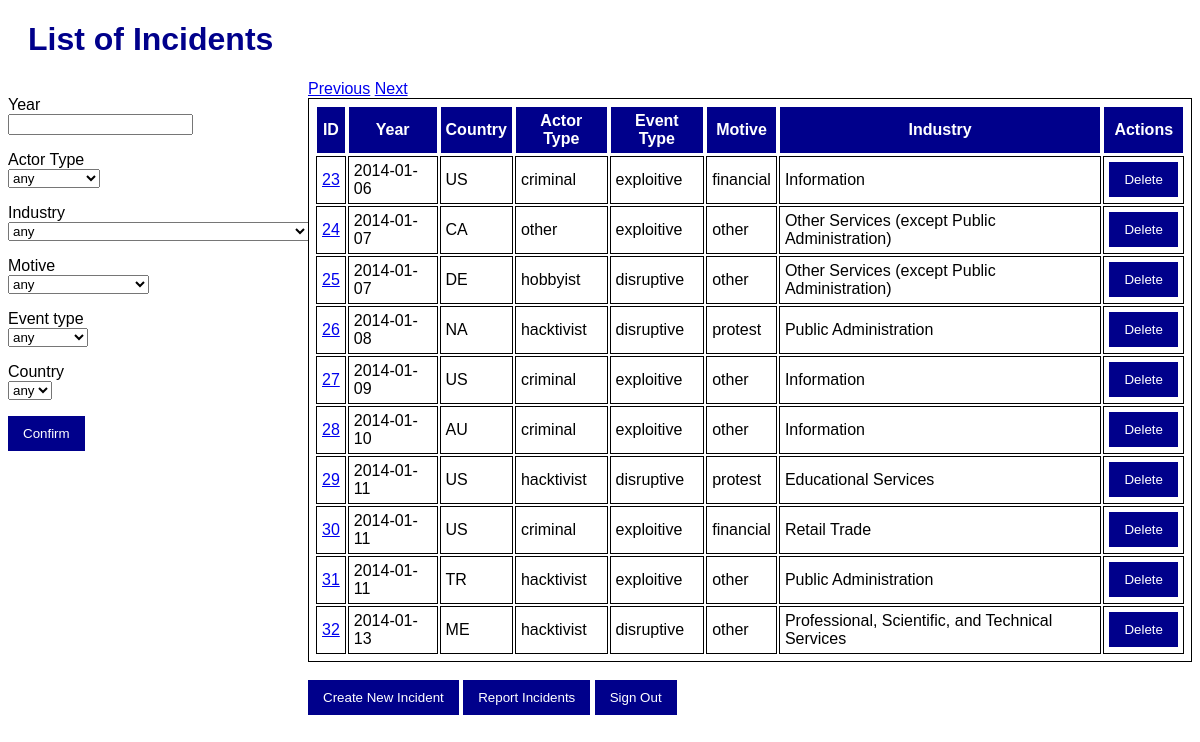
/incidents/search_list?page=3, run on the app's committed database.
### app/models.py (models this page shows, shortened)
class Incident(db.Model):
    __tablename__ = 'incidents'
    id = db.Column(db.Integer, primary_key=True)
    date = db.Column(db.Date, nullable=False)
    actor = db.Column(db.String, nullable=False)
    actor_type_code = db.Column(db.Integer, db.ForeignKey('actor_types.code'))
    actor_type = db.relationship('ActorType', backref='incidents', foreign_keys=[actor_type_code])
    organization = db.Column(db.String, nullable=False)
    industry_code = db.Column(db.Integer, db.ForeignKey('industries.code'))
    industry = db.relationship('Industry', backref='incidents', foreign_keys=[industry_code])
    motive_code = db.Column(db.Integer, db.ForeignKey('motives.code'))
    motive = db.relationship('Motive', backref='incidents', foreign_keys=[motive_code])
    event_type_code = db.Column(db.Integer, db.ForeignKey('event_types.code'))
    event_type = db.relationship('EventType', backref='incidents', foreign_keys=[event_type_code])
    description = db.Column(db.String, nullable=False)
    source_url = db.Column(db.String, nullable=False)
    country_code = db.Column(db.String, db.ForeignKey('countries.code'))
    country = db.relationship('Country', backref='incidents', foreign_keys=[country_code])
    actor_country = db.Column(db.String, nullable=False)

class ActorType(db.Model):
    __tablename__ = 'actor_types'
    code = db.Column(db.Integer, primary_key=True)
    description = db.Column(db.String, nullable=False)

class EventType(db.Model):
    __tablename__ = 'event_types'
    code = db.Column(db.Integer, primary_key=True)
    description = db.Column(db.String, nullable=False)

class Motive(db.Model):
    __tablename__ = 'motives'
    code = db.Column(db.Integer, primary_key=True)
    description = db.Column(db.String, nullable=False)

class Industry(db.Model):
    __tablename__ = 'industries'
    code = db.Column(db.Integer, primary_key=True)
    description = db.Column(db.String, nullable=False)

### app/routes.py (the view)
@login_required
@app.route('/incidents/search_list', methods=['GET', 'POST'])
def search_list_incidents():
    form = IncidentSearchForm()
    filters = []
    page = request.args.get('page', default=1, type=int)
    year = request.args.get('year', None)
    country = request.args.get('country', None)
    actor = request.args.get('actor', None)
    event = request.args.get('event', None)
    motive = request.args.get('motive', None)
    industry = request.args.get('industry', None)
    page_size = 10
    if form.validate_on_submit():
        page = 1
        filters = []
        if form.year.data:
            year = form.year.data
            filters.append(Incident.date <= str(year) + "01-01")
            filters.append(Incident.date >= str(year - 1) + "01-01")
        if form.actorType.data != "0":
            actor = form.actorType.data
            filters.append(Incident.actor_type_code == form.actorType.data)
        if form.industry.data != "0":
            industry = form.industry.data
            filters.append(Incident.industry_code == form.industry.data)
        if form.motive.data != "0":
            motive = form.motive.data
            filters.append(Incident.motive_code == form.motive.data)
        if form.eventType.data != "0":
            filters.append(Incident.event_type_code == form.eventType.data)
        if form.countries.data != "NV":
            filters.append(Incident.country_code == form.countries.data)
    else:
        if year:
            filters.append(Incident.date <= str(int(year)) + "01-01")
            filters.append(Incident.date >= str(int(year) - 1) + "01-01")
        if country and country != "NV":
            filters.append(Incident.country_code == country)
        if actor and actor != "0":
            filters.append(Incident.actor_type_code == actor)
        if event and event != "0":
            filters.append(Incident.event_type_code == event)
        if motive and motive != "0":
            filters.append(Incident.motive_code == motive)
        if industry and industry != "0":
            filters.append(Incident.industry_code == industry)
    incidents = Incident.query.filter(and_(*filters)).paginate(page=page, per_page=page_size, error_out=False)
    return render_template(
        'search_list_incidents.html',
        incidents=incidents,
        year=year,
        country=country,
        actor=actor,
        event=event,
        motive=motive,
        industry=industry,
        page=page,
        form = IncidentSearchForm()
    )

### templates/search_list_incidents.html (shortened to what this page needs)
{% extends 'base.html' %}
{% block main %}
<h1>List of Incidents</h1>
<div id="main">
    <div id="search">
      <form action="" method="POST" novalidate>
        <p>
          {{ form.year.label }} <br />
          {{ form.year }}
        </p>
        <p>
          {{ form.actorType.label }} <br />
          {{ form.actorType }}
        </p>
        <p>
          {{ form.industry.label }} <br />
          {{ form.industry }}
        </p>
        <p>
          {{ form.motive.label }} <br />
          {{ form.motive }}
        </p>
        <p>
          {{ form.eventType.label }} <br />
          {{ form.eventType }}
        </p>
        <p>
          {{ form.countries.label }} <br />
          {{ form.countries }}
        </p>
        <p>{{ form.submit() }}</p>
      </form>
    </div>
<div id="list">
  <a href="{{ url_for('search_list_incidents', page=incidents.prev_num, year=year, country=country, actor=actor, event=event, motive=motive, industry=industry) }}" {% if not incidents.has_prev %}class="disabled"{% endif %}>Previous</a>
  <a href="{{ url_for('search_list_incidents', page=incidents.next_num, year=year, country=country, actor=actor, event=event, motive=motive, industry=industry) }}" {% if not incidents.has_next %}class="disabled"{% endif %}>Next</a>
<br>
  <table>
    <tr>
      <th>ID</th>
      <th>Year</th>
      <th>Country</th>
      <th>Actor Type</th>
      <th>Event Type</th>
      <th>Motive</th>
      <th>Industry</th>
      <th>Actions</th>
    </tr>
    {% for incident in incidents %}
    <tr>
      <td>
        <a href="{{ url_for('update_incident', id=incident.id) }}"
          >{{ incident.id }}</a
        >
      </td>
      <td>{{ incident.date }}</td>
      <td>{{ incident.country_code }}</td>
      <td>{{ incident.actor_type.description }}</td>
      <td>{{ incident.event_type.description }}</td>
      <td>{{ incident.motive.description }}</td>
      <td>{{ incident.industry.description }}</td>
      <td>
        <form
          action="{{ url_for('delete_incident', id=incident.id) }}"
          method="POST"
          style="display: inline"
        >
          <input
            type="submit"
            value="Delete"
            onclick="return confirm('Are you sure you want to delete this incident?');"
          />
        </form>
      </td>
    </tr>
    {% endfor %}
  </table>
  <br />
  <form
    action="{{ url_for('create_incident') }}"
    method="POST"
    style="display: inline"
  >
    <input type="submit" value="Create New Incident" />
  </form>
  <form
    action="{{ url_for('report_incidents') }}"
    method="POST"
    style="display: inline"
  >
    <input type="submit" value="Report Incidents" />
  </form>
  <form action="{{ url_for('signout') }}" method="POST" style="display: inline">
    <input type="submit" value="Sign Out" />
  </form>
</div>
</div>
{% endblock %}

### static/style.css (style rules this page uses)
body { font-family: Arial, Helvetica, sans-serif; font-size: medium; }
h1 { color: darkblue; margin-left: 20px; }
table, th, td { border: 1px solid; padding: 5px; }
th { background-color: darkblue; color: white; }
input[type=submit], .button { background-color: darkblue; color: white; padding: 10px 15px; border: none; cursor: pointer; }
#main { display: flex; }
#search { width: 300px; }
#list { flex: 1; }

### data on the page
Incident: id "23", date "2014-01-06", country_code "US", actor_type.description "criminal", event_type.description "exploitive", motive.description "financial", industry.description "Information"
Incident: id "24", date "2014-01-07", country_code "CA", actor_type.description "other", event_type.description "exploitive", motive.description "other", industry.description "Other Services (except Public Administration)"
Incident: id "25", date "2014-01-07", country_code "DE", actor_type.description "hobbyist", event_type.description "disruptive", motive.description "other", industry.description "Other Services (except Public Administration)"
Incident: id "26", date "2014-01-08", country_code "NA", actor_type.description "hacktivist", event_type.description "disruptive", motive.description "protest", industry.description "Public Administration"
Incident: id "27", date "2014-01-09", country_code "US", actor_type.description "criminal", event_type.description "exploitive", motive.description "other", industry.description "Information"
Incident: id "28", date "2014-01-10", country_code "AU", actor_type.description "criminal", event_type.description "exploitive", motive.description "other", industry.description "Information"
Incident: id "29", date "2014-01-11", country_code "US", actor_type.description "hacktivist", event_type.description "disruptive", motive.description "protest", industry.description "Educational Services"
Incident: id "30", date "2014-01-11", country_code "US", actor_type.description "criminal", event_type.description "exploitive", motive.description "financial", industry.description "Retail Trade"
Incident: id "31", date "2014-01-11", country_code "TR", actor_type.description "hacktivist", event_type.description "exploitive", motive.description "other", industry.description "Public Administration"
Incident: id "32", date "2014-01-13", country_code "ME", actor_type.description "hacktivist", event_type.description "disruptive", motive.description "other", industry.description "Professional, Scientific, and Technical Services"
